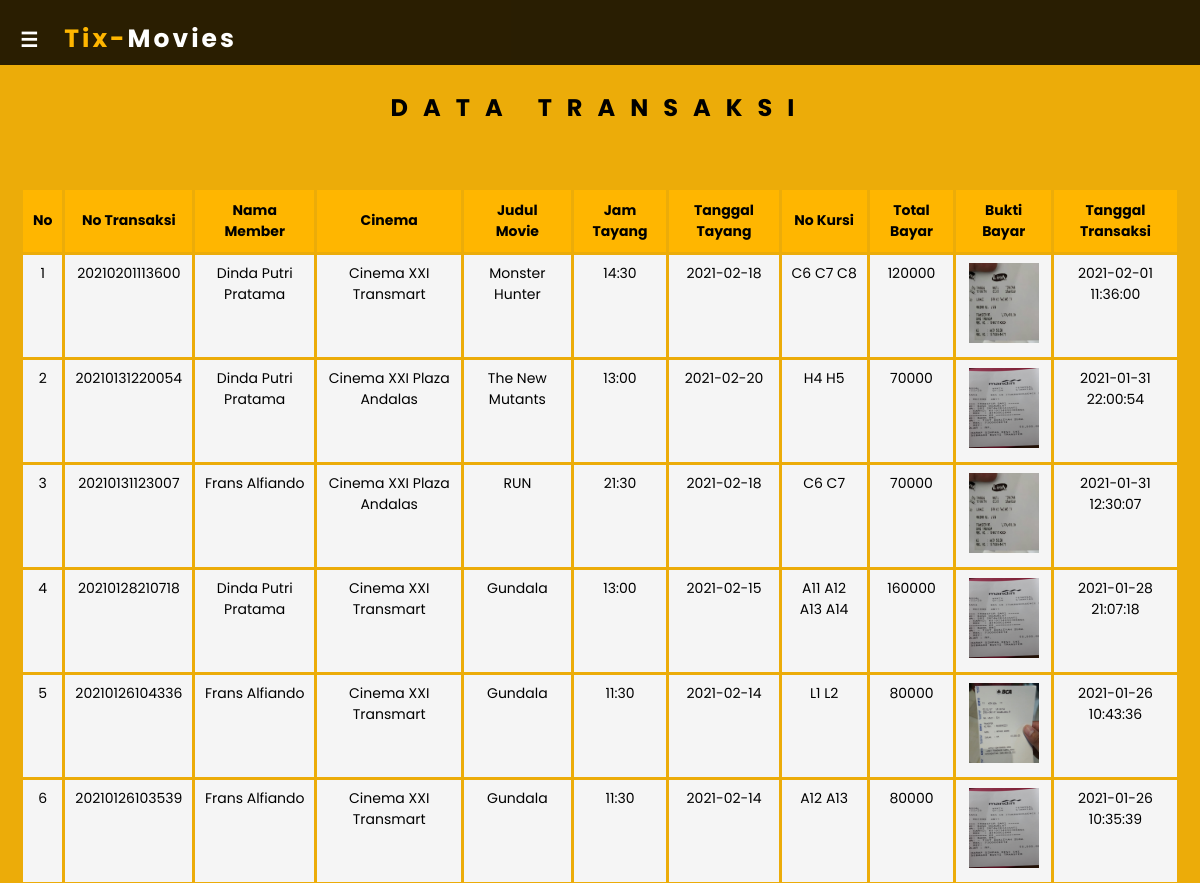
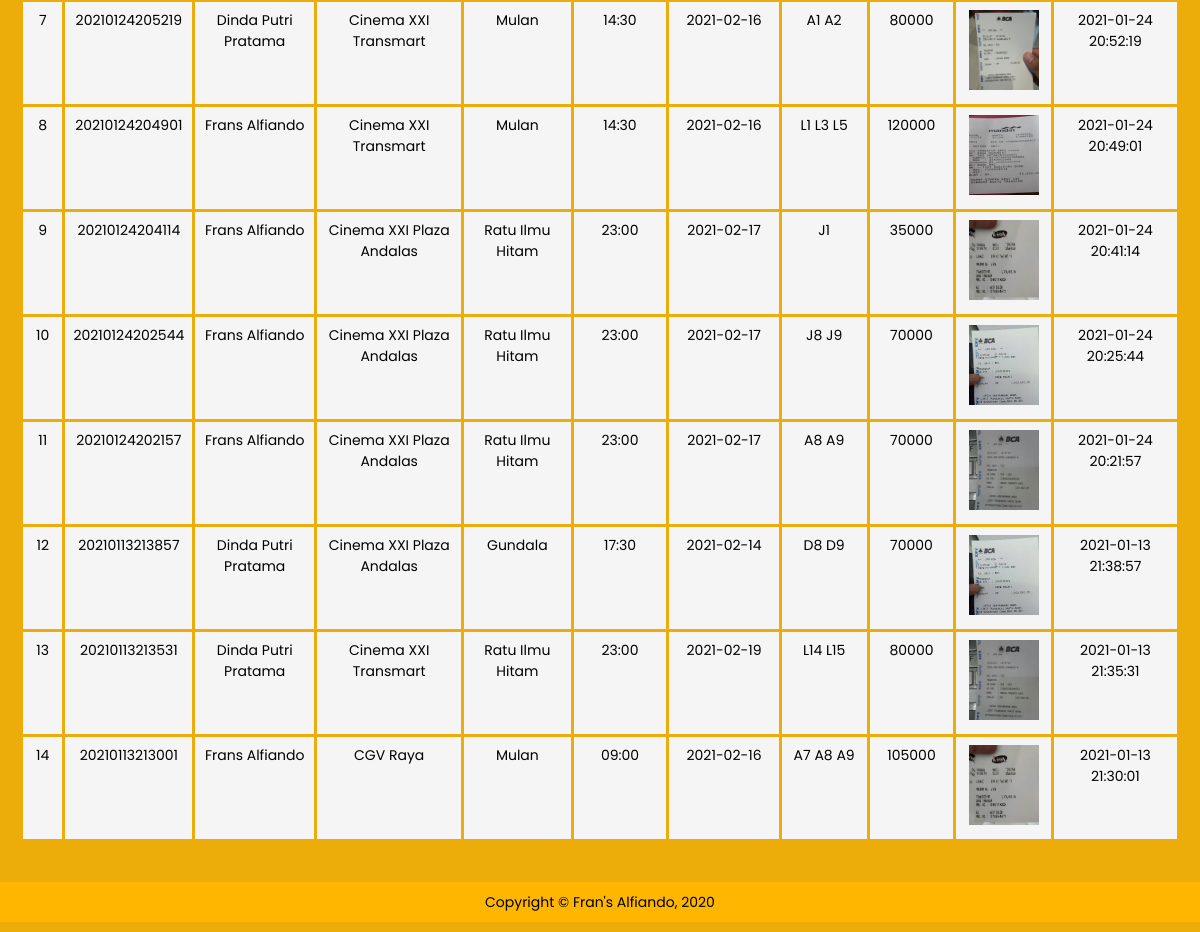
/admin/index.php?p=transaksi (signed in), run on the app's committed database (2 pictures, top to bottom).
### tables this page shows
CREATE TABLE IF NOT EXISTS `transaksi` (
  `idtransaksi` int(100) NOT NULL AUTO_INCREMENT,
  `idmember` int(11) NOT NULL,
  `idcinema` int(11) NOT NULL,
  `idmovie` int(11) NOT NULL,
  `idjadwal` int(11) NOT NULL,
  `notransaksi` varchar(100) NOT NULL,
  `nokursi` varchar(50) NOT NULL,
  `totalbayar` int(11) NOT NULL,
  `buktibayar` text NOT NULL,
  `tgltransaksi` datetime NOT NULL DEFAULT '0000-00-00 00:00:00',
  PRIMARY KEY (`idtransaksi`)
);

CREATE TABLE IF NOT EXISTS `member` (
  `idmember` int(11) NOT NULL AUTO_INCREMENT,
  `email` varchar(50) NOT NULL,
  `password` varchar(50) NOT NULL,
  `nama` varchar(40) NOT NULL,
  `jk` char(1) NOT NULL,
  `tgllahir` date NOT NULL DEFAULT '0000-00-00',
  `alamat` text NOT NULL,
  `nohp` varchar(15) NOT NULL,
  `tgldaftar` datetime NOT NULL DEFAULT '0000-00-00 00:00:00',
  PRIMARY KEY (`idmember`)
);

CREATE TABLE IF NOT EXISTS `cinema` (
  `idcinema` int(11) NOT NULL AUTO_INCREMENT,
  `idadmin` int(11) NOT NULL,
  `namacinema` varchar(50) NOT NULL,
  `lokasicinema` varchar(30) NOT NULL,
  `harga` int(11) NOT NULL,
  `jmlkursikesamping` int(11) NOT NULL,
  `jmlkursikebelakang` int(11) NOT NULL,
  `tglcinema` datetime NOT NULL DEFAULT '0000-00-00 00:00:00',
  PRIMARY KEY (`idcinema`)
);

CREATE TABLE IF NOT EXISTS `movie` (
  `idmovie` int(11) NOT NULL AUTO_INCREMENT,
  `idgenre` int(11) NOT NULL,
  `idadmin` int(11) NOT NULL,
  `status` varchar(20) NOT NULL,
  `judul` varchar(50) NOT NULL,
  `durasi` int(11) NOT NULL,
  `sutradara` varchar(50) NOT NULL,
  `pemain` text NOT NULL,
  `sinopsis` text NOT NULL,
  `rating` float NOT NULL,
  `trailer` text NOT NULL,
  `poster` text NOT NULL,
  `tglmovie` datetime NOT NULL DEFAULT '0000-00-00 00:00:00',
  PRIMARY KEY (`idmovie`)
);

CREATE TABLE IF NOT EXISTS `jadwal` (
  `idjadwal` int(11) NOT NULL AUTO_INCREMENT,
  `idmovie` int(11) NOT NULL,
  `idcinema` int(11) NOT NULL,
  `tgltayang` date NOT NULL DEFAULT '0000-00-00',
  `jamtayang` varchar(10) NOT NULL,
  `tglsimpan` datetime NOT NULL DEFAULT '0000-00-00 00:00:00',
  PRIMARY KEY (`idjadwal`)
);

### admin/transaksi.php (the view)
<h2>DATA TRANSAKSI</h2>
<br><br>
<?php
    echo "<table width='100%' border='0' cellspacing='3' cellpadding='10'>
            <tr>
                <th>No</th>
                <th>No Transaksi</th>
                <th>Nama Member</th>
                <th>Cinema</th>
                <th>Judul Movie</th>
                <th>Jam Tayang</th>
                <th>Tanggal Tayang</th>
                <th>No Kursi</th>
                <th>Total Bayar</th>
                <th>Bukti Bayar</th>
                <th>Tanggal Transaksi</th>
            </tr>";
    $sqltrans = mysqli_query($kon, "select * from transaksi order by tgltransaksi desc");
    $no = 1;
    while($rtrans = mysqli_fetch_array($sqltrans)){
        $sqlmem = mysqli_query($kon, "select * from member where idmember='$rtrans[idmember]'");
        $rmem = mysqli_fetch_array($sqlmem);
        $sqlc = mysqli_query($kon, "select * from cinema where idcinema='$rtrans[idcinema]'");
        $rc= mysqli_fetch_array($sqlc);
        $sqlm = mysqli_query($kon, "select * from movie where idmovie='$rtrans[idmovie]'");
        $rm = mysqli_fetch_array($sqlm);
        $sqlj = mysqli_query($kon, "select * from jadwal where idjadwal='$rtrans[idjadwal]'");
        $rj = mysqli_fetch_array($sqlj);
        echo "<tr>
                <td>$no</td>
                <td>$rtrans[notransaksi]</td>
                <td>$rmem[nama]</td>
                <td>$rc[namacinema]</td>
                <td>$rm[judul]</td>
                <td>$rj[jamtayang]</td>
                <td>$rj[tgltayang]</td>
                <td>$rtrans[nokursi]</td>
                <td>$rtrans[totalbayar]</td>
                <td><img src='../buktibayar/$rtrans[buktibayar]' width='70px' height='80px'></td>
                <td>$rtrans[tgltransaksi]</td>
            </tr>";
            $no++;
    }
    echo "</table>";
?>

### admin/style.css (style rules this page uses)
body { font-family: "Poppins"; padding: 0; margin: 0; font-size: 14px; background-color: #ecac09; }
.container2 h2 { font-family: "Poppins"; font-size: 24px; font-weight: bold; text-align: center; letter-spacing: 15px; }
table { width: 100%; border-color: #CCC; }
th { text-align: center; padding: 10px; background-color: #ffb600; color: #000; font-family: "Poppins"; font-size: 14px; }
td { padding: 8px; background-color: #f5f5f5; font-size: 14px; color: #000; vertical-align: top; text-align: center; }

### data on the page
transaksi: notransaksi "20210201113600", idmember.nama "Dinda Putri Pratama", idcinema.namacinema "Cinema XXI Transmart", idmovie.judul "Monster Hunter", idjadwal.jamtayang "14:30", idjadwal.tgltayang "2021-02-18", nokursi "C6 C7 C8", totalbayar "120000", buktibayar (picture), tgltransaksi "2021-02-01 11:36:00"
transaksi: notransaksi "20210131220054", idmember.nama "Dinda Putri Pratama", idcinema.namacinema "Cinema XXI Plaza Andalas", idmovie.judul "The New Mutants", idjadwal.jamtayang "13:00", idjadwal.tgltayang "2021-02-20", nokursi "H4 H5", totalbayar "70000", buktibayar (picture), tgltransaksi "2021-01-31 22:00:54"
transaksi: notransaksi "20210131123007", idmember.nama "Frans Alfiando", idcinema.namacinema "Cinema XXI Plaza Andalas", idmovie.judul "RUN", idjadwal.jamtayang "21:30", idjadwal.tgltayang "2021-02-18", nokursi "C6 C7", totalbayar "70000", buktibayar (picture), tgltransaksi "2021-01-31 12:30:07"
transaksi: notransaksi "20210128210718", idmember.nama "Dinda Putri Pratama", idcinema.namacinema "Cinema XXI Transmart", idmovie.judul "Gundala", idjadwal.jamtayang "13:00", idjadwal.tgltayang "2021-02-15", nokursi "A11 A12 A13 A14", totalbayar "160000", buktibayar (picture), tgltransaksi "2021-01-28 21:07:18"
transaksi: notransaksi "20210126104336", idmember.nama "Frans Alfiando", idcinema.namacinema "Cinema XXI Transmart", idmovie.judul "Gundala", idjadwal.jamtayang "11:30", idjadwal.tgltayang "2021-02-14", nokursi "L1 L2", totalbayar "80000", buktibayar (picture), tgltransaksi "2021-01-26 10:43:36"
transaksi: notransaksi "20210126103539", idmember.nama "Frans Alfiando", idcinema.namacinema "Cinema XXI Transmart", idmovie.judul "Gundala", idjadwal.jamtayang "11:30", idjadwal.tgltayang "2021-02-14", nokursi "A12 A13", totalbayar "80000", buktibayar (picture), tgltransaksi "2021-01-26 10:35:39"
transaksi: notransaksi "20210124205219", idmember.nama "Dinda Putri Pratama", idcinema.namacinema "Cinema XXI Transmart", idmovie.judul "Mulan", idjadwal.jamtayang "14:30", idjadwal.tgltayang "2021-02-16", nokursi "A1 A2", totalbayar "80000", buktibayar (picture), tgltransaksi "2021-01-24 20:52:19"
transaksi: notransaksi "20210124204901", idmember.nama "Frans Alfiando", idcinema.namacinema "Cinema XXI Transmart", idmovie.judul "Mulan", idjadwal.jamtayang "14:30", idjadwal.tgltayang "2021-02-16", nokursi "L1 L3 L5", totalbayar "120000", buktibayar (picture), tgltransaksi "2021-01-24 20:49:01"
transaksi: notransaksi "20210124204114", idmember.nama "Frans Alfiando", idcinema.namacinema "Cinema XXI Plaza Andalas", idmovie.judul "Ratu Ilmu Hitam", idjadwal.jamtayang "23:00", idjadwal.tgltayang "2021-02-17", nokursi "J1", totalbayar "35000", buktibayar (picture), tgltransaksi "2021-01-24 20:41:14"
transaksi: notransaksi "20210124202544", idmember.nama "Frans Alfiando", idcinema.namacinema "Cinema XXI Plaza Andalas", idmovie.judul "Ratu Ilmu Hitam", idjadwal.jamtayang "23:00", idjadwal.tgltayang "2021-02-17", nokursi "J8 J9", totalbayar "70000", buktibayar (picture), tgltransaksi "2021-01-24 20:25:44"
transaksi: notransaksi "20210124202157", idmember.nama "Frans Alfiando", idcinema.namacinema "Cinema XXI Plaza Andalas", idmovie.judul "Ratu Ilmu Hitam", idjadwal.jamtayang "23:00", idjadwal.tgltayang "2021-02-17", nokursi "A8 A9", totalbayar "70000", buktibayar (picture), tgltransaksi "2021-01-24 20:21:57"
transaksi: notransaksi "20210113213857", idmember.nama "Dinda Putri Pratama", idcinema.namacinema "Cinema XXI Plaza Andalas", idmovie.judul "Gundala", idjadwal.jamtayang "17:30", idjadwal.tgltayang "2021-02-14", nokursi "D8 D9", totalbayar "70000", buktibayar (picture), tgltransaksi "2021-01-13 21:38:57"
transaksi: notransaksi "20210113213531", idmember.nama "Dinda Putri Pratama", idcinema.namacinema "Cinema XXI Transmart", idmovie.judul "Ratu Ilmu Hitam", idjadwal.jamtayang "23:00", idjadwal.tgltayang "2021-02-19", nokursi "L14 L15", totalbayar "80000", buktibayar (picture), tgltransaksi "2021-01-13 21:35:31"
transaksi: notransaksi "20210113213001", idmember.nama "Frans Alfiando", idcinema.namacinema "CGV Raya", idmovie.judul "Mulan", idjadwal.jamtayang "09:00", idjadwal.tgltayang "2021-02-16", nokursi "A7 A8 A9", totalbayar "105000", buktibayar (picture), tgltransaksi "2021-01-13 21:30:01"
